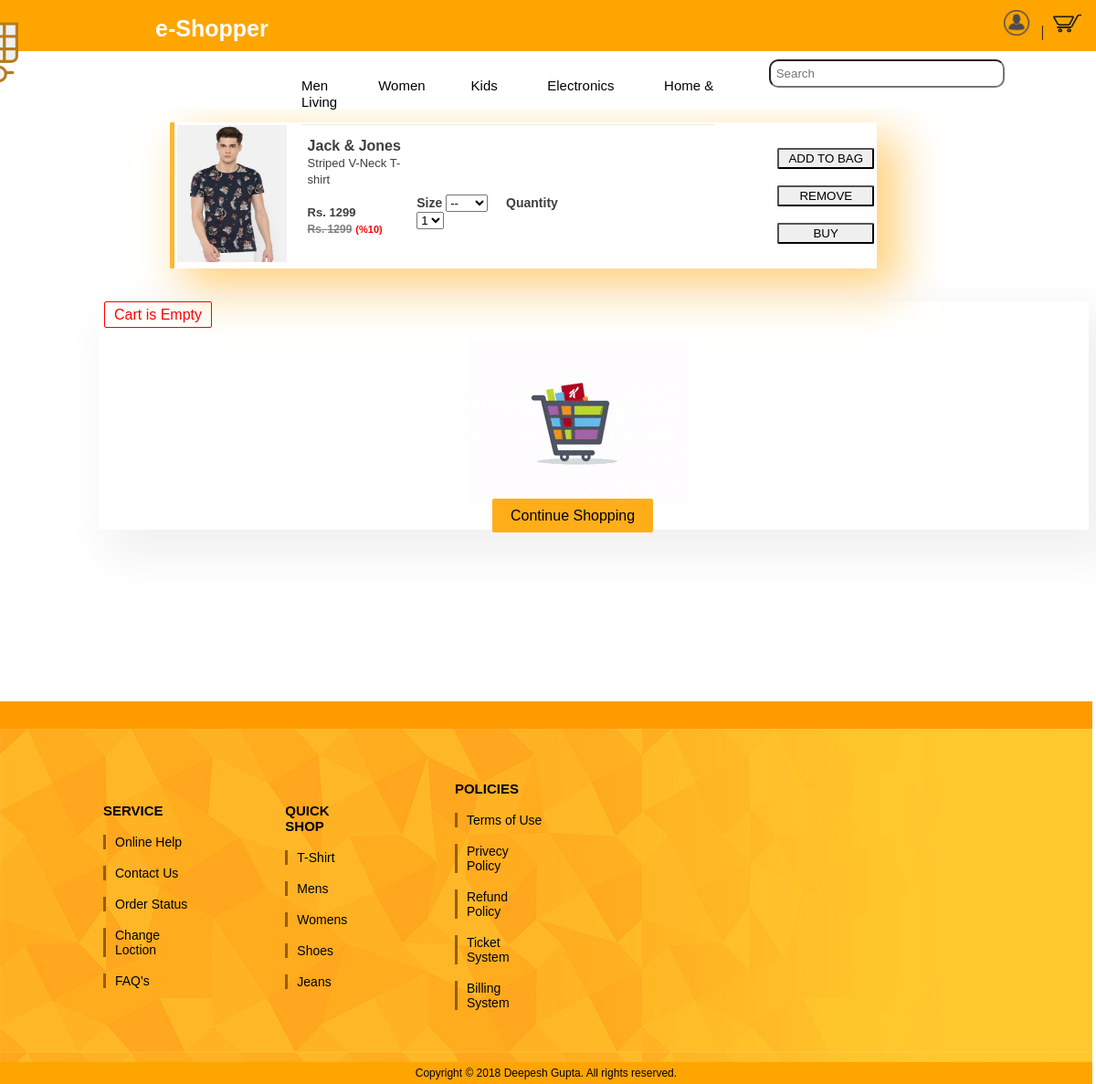
The app's page /cart.php?id=1 with its own data.
### tables this page shows
CREATE TABLE `collection` (
  `id` int(111) NOT NULL,
  `bname` varchar(111) NOT NULL,
  `type` varchar(111) NOT NULL,
  `gender` varchar(111) NOT NULL,
  `mainprice` int(111) NOT NULL,
  `discount` int(111) NOT NULL,
  `finalprice` int(111) NOT NULL,
  `imgname` varchar(111) NOT NULL,
  `disc` varchar(150) NOT NULL
);

### cart.php (the view, shortened to what this page needs)
<?php
$con=mysqli_connect("localhost","root","","shopping");
$id=$_GET['id'];
$i=1;
$sql="select * from collection where id=".$id;
$result=mysqli_query($con,$sql);
$row=mysqli_fetch_array($result);
?>
<!DOCTYPE html>
<html>
<head>
</head>
<body>
<a href="index.php"><img id="logo" src="cart2.png" style=""></a>
<div class="fix"">
	<a href="index.php" style="text-decoration:none;"><span style="font-family:Arial;font-weight:bold;color:white;font-size:25px;margin-left:160px;">e-Shopper</span></a>
	<div class="dropdown">
	<span onclick="document.getElementById('id01').style.display='block'">
	<img src="cart5.png" style="height:30px;width:30px;"></span>&nbsp;&nbsp;&nbsp;|&nbsp;
	</div>
	<a href='checker.php'><img src="cart6.png" style="height:30px;width:35px;"></span></a>
</div>
<div style="background-color:white;position:fixed;width:100%;height:70px;right:0px;top:49px;z-index:0;">
<ul id="navbar">
<div style="margin-left:25%;padding-bottom:15px;border-bottom:solid;border-width:0.6px;border-color:#ebebe0;width:39%;float:left;">
<li style="">
		<div class="dropdown-2">
		<span style="float:left;">Men</span>
		</div>
	</li>
<li style="">
		<div class="dropdown-3">
		<span style="float:left;margin-left:55px;">Women</span>
		</div>
	</li>
<li style="margin-left:50px;">Kids</li>
<li style="margin-left:50px;">Electronics</li>
<li style="margin-left:50px;">Home & Living</li>
</div>
</ul>
<span style="float:right;">
	<form action="">
      <input type="text" id="txt1" placeholder=" Search" onkeyup="showHint(this.value)" name="search" style="border-radius:10px;height:25px;width:250px;margin-right:100px;">
	  <br><span id="txtHint"></span>
    </form>
</span>
</div>
<br><br><br><br><br><br>
<br>
<div style="box-shadow:20px 20px 50px 5px #ffd27f;border-radius:1px;width:65%;margin-left:15%;border-left:5px solid #ffb732;">
<?php
if($i==1&&!empty($id))
{
echo "<form method='POST'>";
echo "<table>";
	echo "<tr>";
	echo "<td><img src='brandcollection/".$row['imgname']."' style='width:120px;height:150px;'></td>";
	echo "<td style='padding-left:20px'>
		 <span style='font-family:arial;font-weight:bold;font-size:16px;color:#3f3f3f;'>".$row['bname']."</span><br>
		 <span style='font-family:arial;font-weight:none;font-size:13px;color:#3f3f3f;'>".$row['disc']."</span><br><br>
		 <span style='font-family:arial;font-weight:bold;font-size:13px;color:#3f3f3f;'>Rs. ".$row['finalprice']."</span><br>
		 <span style='font-family:arial;font-weight:bold;font-size:12px;color:grey;'><del>Rs. ".$row['mainprice']."</del></span>
		 <span style='font-family:arial;font-weight:bold;font-size:11px;color:red'>(%".$row['discount'].")</span><br><br>
		 </td>
		 <td><br><br>
		 <span style='font-family:arial;font-weight:bold;font-size:14px;color:#3f3f3f;'>Size <select name='size' required>
					<option value=''>--</option>
					<option value='S'>S</option>
					<option value='M'>M</option>
					<option value='L'>L</option>
					<option value='XL'>XL</option>
					<option value='XLL'>XLL</option>
					</select>
		 </span>&nbsp;&nbsp;&nbsp;
		 <span style='font-family:arial;font-weight:bold;font-size:14px;color:#3f3f3f;'>Quantity <select name='quant'>
					<option selected>1</option>
					<option>2</option>
					<option>3</option>
					<option>4</option>
					<option>5</option>
					</select>
		 </span>
		 </td>";
	echo "<td>
			<span style='margin-left:220px'/><input type='submit' name='addcart' value='ADD TO BAG' style='border-radius:2px;padding:2px 10px 2px 10px;'><br><br>
			<span style='margin-left:220px'/><input type='submit' name='' value='REMOVE' style='border-radius:2px;padding:2px 22px 2px 22px;'><br><br>
			<span style='margin-left:220px'/><input type='submit' name='buy' value='BUY' style='border-radius:2px;padding:2px 37px 2px 37px;'>
			</td>
		</tr>";
echo "</table>";
echo "</form>";
}
?>
</div><br><br>
<?php
$sql1="select * from cart where email='".$_SESSION['email_id']."' and status='c' ORDER BY iid DESC";
$result1=mysqli_query($con,$sql1);
if(mysqli_num_rows($result1)>0)
{
echo "<div style='box-shadow:20px 20px 50px 10px #f1f1f1;border-radius:1px;padding:6px;margin-left:100px'>
		<span style='font-family:arial;color:red;border:1px solid red;border-radius:2px;padding:5px 10px 5px 10px;'>Your Cart</span>
		</div>";
while($row1=mysqli_fetch_array($result1))
{
$query="select * from collection where id=".$row1['id'];
$result2=mysqli_query($con,$query);
$row2=mysqli_fetch_array($result2);
	echo "<div style='box-shadow:20px 20px 50px 5px #f1f1f1;border-radius:1px;width:65%;margin-left:15%;border-left:5px solid #ffd27f;'>";
	echo "<table>";
	echo "<tr>";
	echo "<td><img src='brandcollection/".$row2['imgname']."' style='width:120px;height:150px;'></td>";
	echo "<td style='padding-left:20px'>
		 <span style='font-family:arial;font-weight:bold;font-size:16px;color:#3f3f3f;'>".$row2['bname']."</span><br>
		 <span style='font-family:arial;font-weight:none;font-size:13px;color:#3f3f3f;'>".$row2['disc']."</span><br><br>
		 <span style='font-family:arial;font-weight:bold;font-size:13px;color:#3f3f3f;'>Rs. ".$row2['finalprice']."</span><br>
		 <span style='font-family:arial;font-weight:bold;font-size:12px;color:grey;'><del>Rs. ".$row2['mainprice']."</del></span>
		 <span style='font-family:arial;font-weight:bold;font-size:11px;color:red'>(%".$row2['discount'].")</span><br><br>
		 </td>
		 <td><br><br>
		 <span style='font-family:arial;font-weight:bold;font-size:14px;color:#3f3f3f;'>Size : ".$row1['size']."</span><br>
		 <span style='font-family:arial;font-weight:bold;font-size:14px;color:#3f3f3f;'>Quantity : ".$row1['quant']."</span>
		 </td>";
	echo "<td><br><br><br><br><span style='margin-left:200px;'>
			<span style='border-radius:5px;border:1px solid #ffa500;padding:2px 37px 2px 37px;background-color:#ffb732;font-family:arial;font-size:14px;'><a href='cart.php?iid=".$row1['iid']."&do=1' style='color:black;text-decoration:none;'>BUY</a></span>
			<span style='border-radius:5px;border:1px solid #ffa500;padding:2px 22px 2px 22px;background-color:#ffb732;font-family:arial;font-size:14px;'><a href='cart.php?iid=".$row1['iid']."&do=2' style='color:black;text-decoration:none;'>REMOVE</a></span>
			</td>
		</tr>";
	echo "</table>";
	echo "</div><br><br>";
}
}else
echo "<div style='box-shadow:20px 20px 50px 10px #f1f1f1;border-radius:1px;padding:6px;margin-left:100px'>
		<span style='font-family:arial;color:red;border:1px solid red;border-radius:2px;padding:5px 10px 5px 10px;'>Cart is Empty</span><br><br>
		<img src='images/home/cart.gif' style='margin-left:400px;'><br>
		<span style='padding:10px 20px 10px 20px;border-radius:2px;margin-left:425px;font-family:arial;background-color:#ffae19'><a href='index.php' style='text-decoration:none'>Continue Shopping</a></span>
		</div><br><br>";
?>
<br><br><br><br><br><br><br><br>
<div style="position:relative;bottom:-8px;left:-8px;width:101%;">
<div style="padding:15px;background-color:#ff9900;"></div>
<div style="background-image:url('bottom_bar.jpg');padding:20px;">
<table style="width:50%;">
<tr>
<td>
	<ul class="head-ul" style="list-style-type:none;"><br>
	<li class="heading">SERVICE</li><br>
	<li class="heading-li">Online Help</li><br>
	<li class="heading-li">Contact Us</li><br>
	<li class="heading-li">Order Status</li><br>
	<li class="heading-li">Change Loction</li><br>
	<li class="heading-li">FAQ's</li><br>
	</ul>
</td>
<td>
	<ul class="head-ul" style="list-style-type:none;"><br>
	<li class="heading">QUICK SHOP</li><br>
	<li class="heading-li">T-Shirt</li><br>
	<li class="heading-li">Mens</li><br>
	<li class="heading-li">Womens</li><br>
	<li class="heading-li">Shoes</li><br>
	<li class="heading-li">Jeans</li><br>
	</ul>
</td>
<td>
	<ul class="head-ul" style="list-style-type:none;"><br>
	<li class="heading">POLICIES</li><br>
	<li class="heading-li">Terms of Use</li><br>
	<li class="heading-li">Privecy Policy</li><br>
	<li class="heading-li">Refund Policy</li><br>
	<li class="heading-li">Ticket System</li><br>
	<li class="heading-li">Billing System</li><br>
	</ul>
</td>
</table>
</div>
	<div style="background-color:orange;padding:5px;font-family:arial;font-size:12px;text-align:center;">
	Copyright © 2018 Deepesh Gupta. All rights reserved.
	</div>
</div>
</body>
</html>

### cart.php (style rules this page uses)
.dropdown { position: relative; display: inline-block; }
a { color:black; }
div.fix { width:100%; background-color:orange; position:fixed; top:0; left:0; padding:10px; z-index:1; }
img#logo { z-index:3; position : fixed; top:7px; right:1180px; width:90px; heigth:60px; }
#navbar { position:relative; top:20px; list-style-type:none; font-family:arial; }
#navbar li { display:inline; font-size:15px; }
ul { font-family:arial; }
.heading { font-weight:bold; font-size:15px; }
.head-ul { margin-left:50px; }
.heading-li { font-size:14px; border-left-style:solid; border-color:#995c00; padding:0 0 0 10px; }

### records on screen
collection: imgname (picture), bname "Jack & Jones", disc "Striped V-Neck T-shirt", finalprice "1299", mainprice "1299", discount "10"
